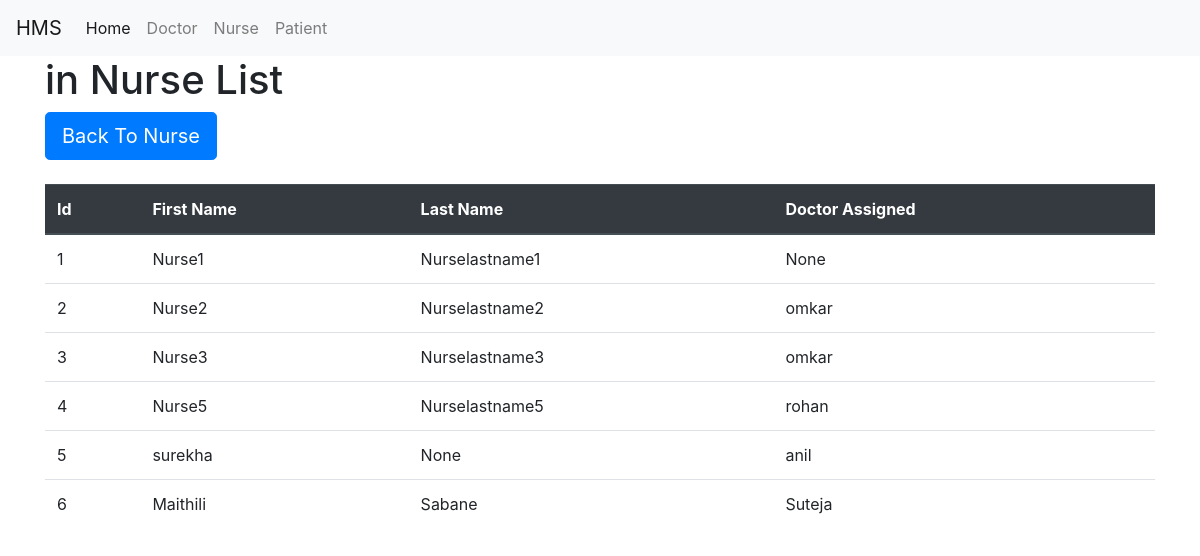
Page /nurse_list/ on the committed database.
### hms/models.py (models this page shows, shortened)
class NurseData(models.Model):
	nurse_fname = models.CharField(max_length=255, null=True, blank=True)
	nurse_lname = models.CharField(max_length=255, null=True, blank=True)
	nurse_salary = models.IntegerField(null=True, blank=True)
	nurse_shift_type = models.CharField(max_length=255, null=True, blank=True)
	nurse_shift_duration = models.IntegerField(null=True, blank=True)
	doctor_fk = models.ForeignKey('DoctorData', on_delete=models.CASCADE, null=True, blank=True)

class DoctorData(models.Model):
	doctor_fname = models.CharField(max_length=255, null=True, blank=True)		#1
	doctor_lname = models.CharField(max_length=255, null=True, blank=True)		#2
	doctor_salary = models.IntegerField(null=True, blank=True)					#3
	doctor_qualification = models.CharField(max_length=255, null=True, blank=True)#4
	doctor_phone_no = models.CharField(max_length=12, null=True, blank=True)	#5
	doctor_shift_type = models.CharField(max_length=255, null=True, blank=True)	#6
	def __str__(self):
		return self.doctor_fname

### hms/views.py (the view)
# urls.py: path('nurse_list/', views.nurse_list, name='nurse_list'),
def nurse_list(request):
	nurse_list = NurseData.objects.all()
	return render(request, 'hms/nurse_list.html', {'nurse_list':nurse_list})

### hms/templates/hms/nurse_list.html
{% extends 'base.html' %}
{% block body%}
	<div class="container">
		<h1>in Nurse List</h1>
		<a href="{% url 'hms:nurse' %}">
	        <button type="button" class="btn btn-primary btn-lg">Back To Nurse</button>
	    </a>
	</div>
	<br>
	<div class="container">
		<table class="table">
			<thead class="thead-dark">
				<tr>
					<th scope="col">Id</th>
	      			<th scope="col">First Name</th>
	      			<th scope="col">Last Name</th>
	      			<th scope="col">Doctor Assigned</th>
	      		</tr>
			</thead>
			<tbody>
			    {% for nurse in nurse_list %}
				    <tr>
				    	<td scope="col"> {{ nurse.id }} </td>
				    	<td scope="col"> {{ nurse.nurse_fname }} </td>
				    	<td scope="col"> {{ nurse.nurse_lname }} </td>
				    	<td scope="col"> {{ nurse.doctor_fk }} </td>
				    </tr>
				{% endfor %}
			</tbody>
		</table>
	</div>
	{% endblock %}

### templates/base.html (shortened to what this page needs)
<!doctype html>
<html lang="en">
<head>
    <link rel="stylesheet" href="https://stackpath.bootstrapcdn.com/bootstrap/4.4.1/css/bootstrap.min.css"
>
</head>
<body>
    <nav class="navbar navbar-expand-lg navbar-light bg-light">
        <a class="navbar-brand" href="{% url 'hms:home' %}">HMS</a>
        <div class="collapse navbar-collapse" id="navbarNav">
            <ul class="navbar-nav">
                <li class="nav-item active">
                    <a class="nav-link" href="{% url 'hms:home' %}">Home<span class="sr-only">(current)</span></a>
                </li>
                <li class="nav-item">
                    <a class="nav-link" href="{% url 'hms:doctor' %}">Doctor</a>
                </li>
                <li class="nav-item">
                    <a class="nav-link" href="{% url 'hms:nurse' %}">Nurse</a>
                </li>
                <li class="nav-item">
                    <a class="nav-link" href="{% url 'hms:patient' %}">Patient</a>
                </li>
            </ul>
        </div>
    </nav>
    {% block body%}
    {% endblock %}
</body>
</html>

### rows in the picture
NurseData: id "1", nurse_fname "Nurse1", nurse_lname "Nurselastname1", doctor_fk "None"
NurseData: id "2", nurse_fname "Nurse2", nurse_lname "Nurselastname2", doctor_fk "omkar"
NurseData: id "3", nurse_fname "Nurse3", nurse_lname "Nurselastname3", doctor_fk "omkar"
NurseData: id "4", nurse_fname "Nurse5", nurse_lname "Nurselastname5", doctor_fk "rohan"
NurseData: id "5", nurse_fname "surekha", nurse_lname "None", doctor_fk "anil"
NurseData: id "6", nurse_fname "Maithili", nurse_lname "Sabane", doctor_fk "Suteja"
